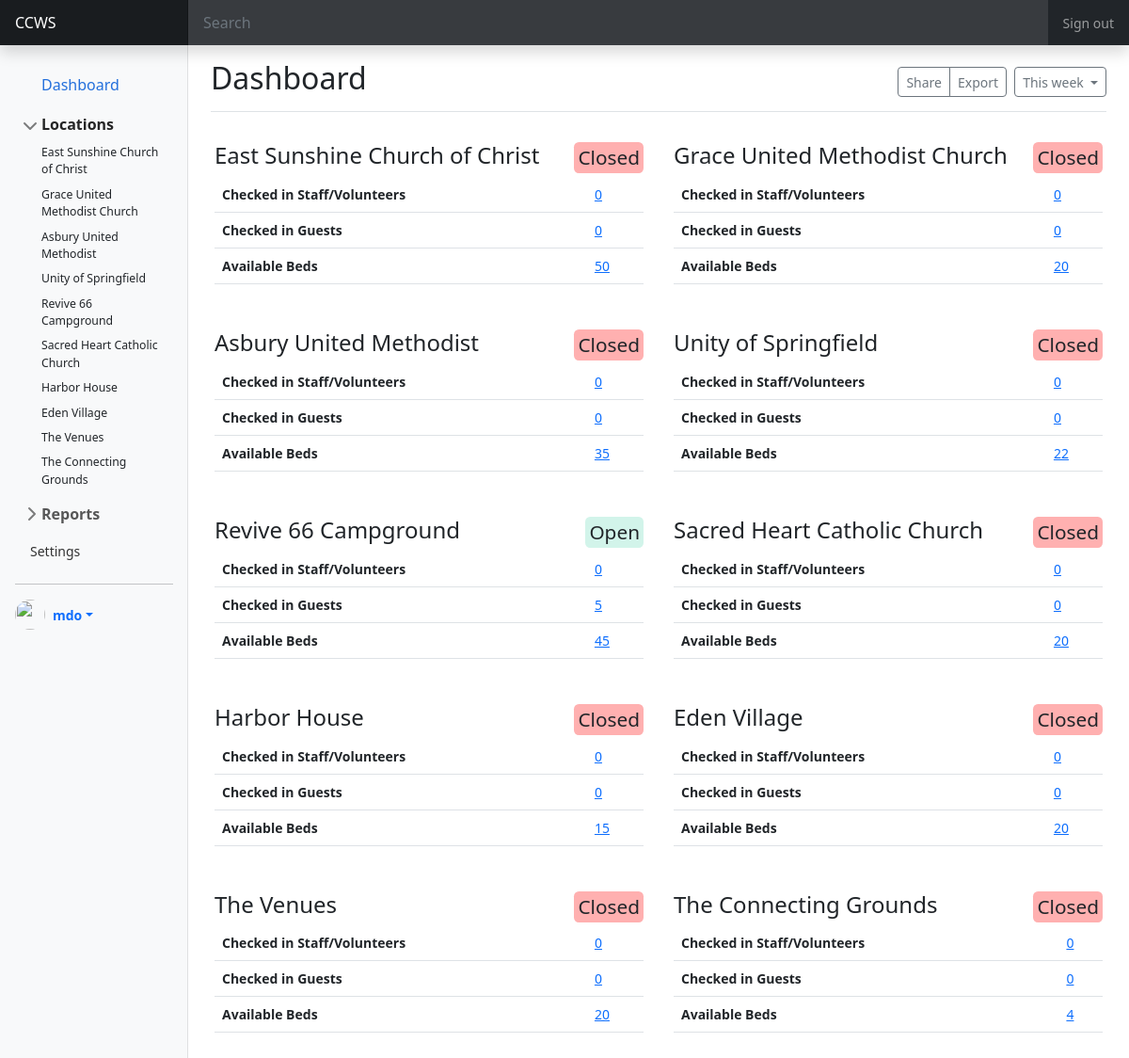
Page /admin/index.php on the earlier database version.
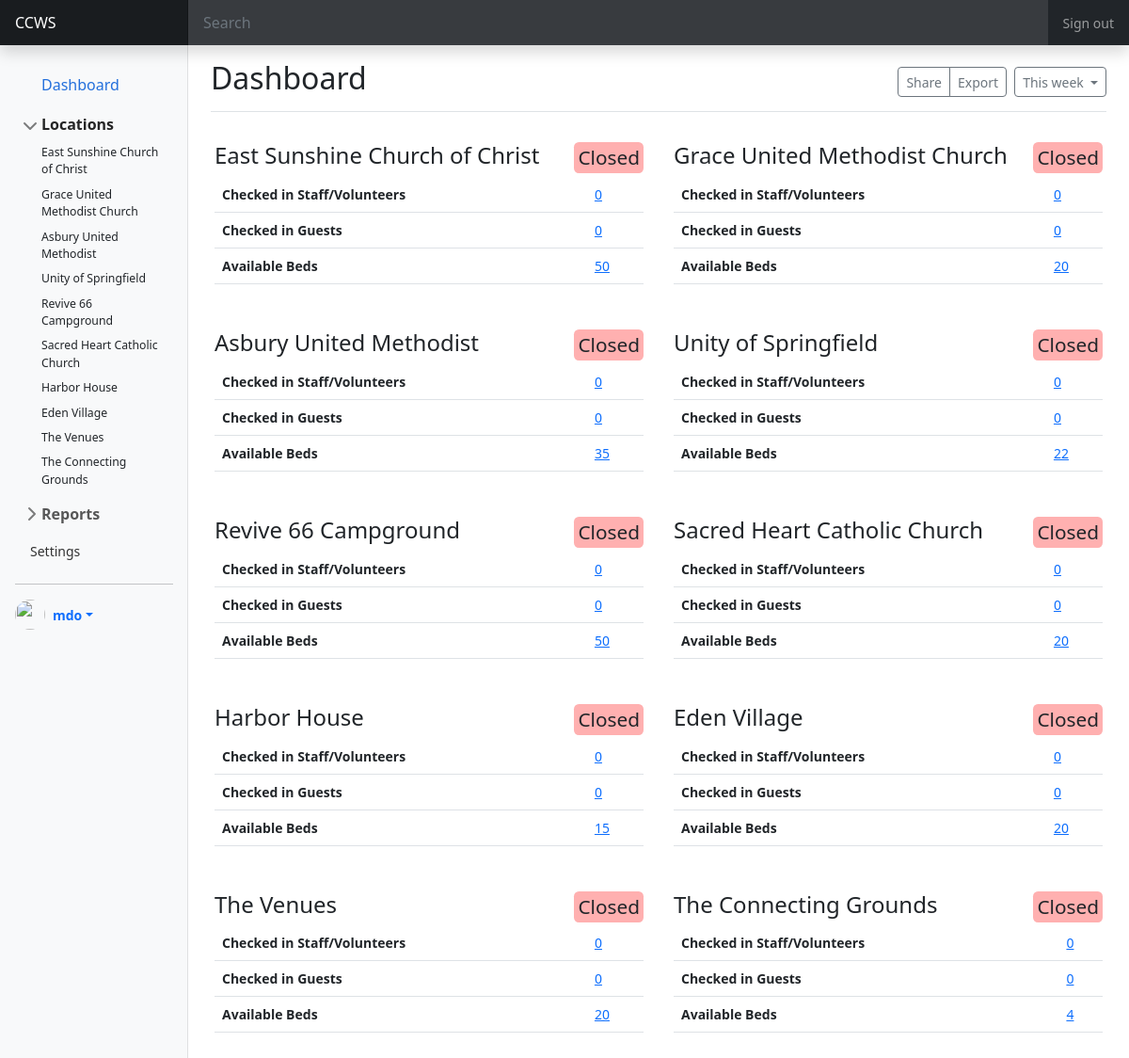
Same page on the later database version.
### tables this page shows
CREATE TABLE `location` (
  `loc_id` int(10) NOT NULL,
  `org_id` int(10) NOT NULL,
  `loc_name` varchar(250) DEFAULT NULL,
  `loc_address_street` varchar(250) DEFAULT NULL,
  `loc_address_street_2` varchar(250) DEFAULT NULL,
  `loc_address_city` varchar(250) DEFAULT NULL,
  `loc_address_state` varchar(2) DEFAULT NULL,
  `loc_serves` varchar(250) DEFAULT NULL,
  `loc_capacity` int(10) NOT NULL DEFAULT 0,
  `loc_status` tinyint(1) NOT NULL DEFAULT 0,
  `loc_op_date` date DEFAULT NULL,
  `loc_created` datetime NOT NULL DEFAULT current_timestamp(),
  `loc_created_by` int(10) DEFAULT NULL,
  `loc_modified` datetime NOT NULL DEFAULT current_timestamp() ON UPDATE current_timestamp(),
  `loc_modified_by` int(10) DEFAULT NULL
);

### model/functions.php (called while the page is built, shortened)
<?php
function getLayout($layout, $view, $data = NULL, $head = NULL, $extra = NULL){
    $css = (isset($extra["css"])) ? $extra["css"] : NULL;
    include "view/layout/". $layout . ".php";
}
?>

### model/classes/mysql.php (called while the page is built, shortened)
<?php
include_once dirname(__FILE__, 1) . DIRECTORY_SEPARATOR . 'location.php';
class Mysql extends Dbconfig
{
    public $conn;
    protected $databaseName;
    protected $hostName;
    protected $userName;
    protected $passCode;
    function __construct()
    {
        $this->conn = NULL;
        $dbPara = new Dbconfig();
        $this->databaseName = $dbPara->dbName;
        $this->hostName = $dbPara->serverName;
        $this->userName = $dbPara->userName;
        $this->passCode = $dbPara->passCode;
    }
    function connect()
    {
        $this->conn = new mysqli($this->hostName, $this->userName, $this->passCode, $this->databaseName);
    }
    function getLocations()
    {
        $locations = array();
        $this->sqlQuery = "SELECT loc_id, loc_name, loc_address_street, loc_address_street_2, loc_address_city, loc_address_state, loc_serves, loc_capacity, loc_status FROM location";
        $result = $this->conn->query($this->sqlQuery);
        while ($row = $result->fetch_assoc()) {
            $location = new Location($row['loc_id'], $row['loc_name'], $row['loc_address_street'], $row['loc_address_street_2'], $row['loc_address_city'], $row['loc_address_state'], NULL,  NULL,  $row['loc_serves'],  $row['loc_capacity'], $row['loc_status']);
            $locations[] = $location;
        }
        return $locations;
    }
    function getLocationsFull( $date)
    {
        $locationIds = array();
        $locations = self::getLocations();
        foreach ($locations as $location)
        {
            $locationIds[]=$location->getId();
        }
        $locationsFull = array();
        foreach ($locationIds as $id)
        {
            $this->sqlQuery = "SELECT loc_id, loc_name, loc_address_street, loc_address_street_2, loc_address_city, loc_address_state, loc_serves, loc_capacity, loc_status, loc_capacity-(SELECT count(usr_id) FROM guest_status WHERE loc_id = $id AND gs_op_date = '$date' AND gs_checkout IS NULL) AS loc_availability FROM location WHERE loc_id = $id";
            $result = $this->conn->query($this->sqlQuery);
            while ($row = $result->fetch_assoc()) {
                $location = new Location($row['loc_id'], $row['loc_name'], $row['loc_address_street'], $row['loc_address_street_2'], $row['loc_address_city'], $row['loc_address_state'], NULL,  NULL,  $row['loc_serves'],  $row['loc_capacity'], $row['loc_status']);
                $location->setAvailability($row['loc_availability']);
                $locationsFull[] = $location;
            }
        }
        return $locationsFull;
    }
}

### config/config.php (called while the page is built, shortened)
<?php
class Dbconfig {
    function __construct()
    {
        $this -> serverName = 'localhost';
        $this -> userName = 'root';
        $this -> passCode = '';
        $this -> dbName = 'ccws';
    }
}
?>

### model/classes/location.php (called while the page is built, shortened)
<?php
class Location
{
    private $id;
    private $name;
    private $capacity;
    private $status;
    private $availability;
    function __construct($id, $name, $address1, $address2, $address3, $address4, $phone=NULL, $email=NULL, $serves, $capacity, $status)
    {
        $this->id = $id;
        $this->name = $name;
        $this->capacity = $capacity;
        $this->status = $status;
    }
    function getId()
    {
        return $this->id;
    }
    function getName()
    {
        return $this->name;
    }
    function getCapacity()
    {
        return $this->capacity;
    }
    function getStatusString()
    {
        return ($this->status == 0) ?  "Closed" :  "Open";
    }
    function getAvailability()
    {
        return $this->availability;
    }
    function setAvailability($avail)
    {
        $this->availability = $avail;
    }
}

### admin/view/dashboard.php (the view, shortened to what this page needs)
<?php
$conn = new Mysql();
$date = '2022-11-15';
$locations = $conn->getLocationsFull( $date);
?>
<div class="d-flex justify-content-between flex-wrap flex-md-nowrap align-items-center pt-3 pb-2 mb-3 border-bottom">
  <h1 class="h2">Dashboard</h1>
  <div class="btn-toolbar mb-2 mb-md-0">
    <div class="btn-group me-2">
      <button type="button" class="btn btn-sm btn-outline-secondary">Share</button>
      <button type="button" class="btn btn-sm btn-outline-secondary">Export</button>
    </div>
    <button type="button" class="btn btn-sm btn-outline-secondary dropdown-toggle">
      This week
    </button>
  </div>
</div>
<div class="row">
  <?php foreach ($locations as $location) :
      $name = $location->getName();
      $id = $location->getId();
      $capacity = $location->getCapacity();
      $status = $location->getStatusString();
      $avail = $location->getAvailability();
      $occupancy = $capacity - $avail;
  ?>
  <div class="col-sm-6 p-3">
    <h1 class="h4"><?php echo $name; ?> <span class="status <?php echo $status; ?>"><?php echo $status; ?></span></h1>
    <table class="table">
      <tbody>
        <tr>
          <th scope="row">Checked in Staff/Volunteers</th>
          <td><a href="#">0</a></td>
        </tr>
        <tr>
          <th scope="row">Checked in Guests</th>
          <td><a href="?action=status&loc=<?php echo $id; ?>"><?php echo $occupancy; ?></a></td>
        </tr>
        <tr>
          <th scope="row">Available Beds</th>
          <td><a href="#"><?php echo $avail; ?></a></td>
        </tr>
      </tbody>
    </table>
  </div>
  <?php endforeach; ?>
</div>

### admin/index.php (shortened to what this page needs)
<?php
include_once 'model/functions.php';
$action = filter_input(INPUT_POST, 'action');
if ($action === NULL) {
    $action = filter_input(INPUT_GET, 'action');
    if ($action === NULL) {
        $action = 'dashboard';
    }
}
switch ($action) {
    default:
    getLayout('main', 'dashboard.php', NULL , ['title'=> 'Admin Dashboard'], ['css'=>'../css/admin.css']);
}

### admin/view/layout/main.php (shortened to what this page needs)
<!doctype html>
<html lang="en">
    <head>
        <link href="https://cdn.jsdelivr.net/npm/bootstrap@5.2.2/dist/css/bootstrap.min.css" rel="stylesheet">
        <link rel="stylesheet" href="https://cdn.jsdelivr.net/npm/bootstrap-icons@1.9.1/font/bootstrap-icons.css">
        <?php
        if ( isset($css )) {
            if(gettype($css)=="array")
            {
                foreach ($css as $link){
                    echo '<link href="'. $link .'" rel="stylesheet">
                    ';
                }
            }
            else {
                echo '<link href="'. $css .'" rel="stylesheet">';
            }
        }
        ?>
    </head>
    <body>
        <header class="navbar navbar-dark sticky-top bg-dark flex-md-nowrap p-0 shadow">
            <?php include 'view/partials/header.php' ?>
        </header>
        <div class="container-fluid">
            <div class="row">
            <?php include 'view/partials/sidebar.php' ?>
            <main class="col-md-9 ms-sm-auto col-lg-10 px-md-4">
                <?php include 'view/' . $content ; ?>
            </main>
            </div>
        </div>
    </body>
</html>

### admin/view/partials/header.php (shortened to what this page needs)
<a class="navbar-brand col-md-3 col-lg-2 me-0 px-3 fs-6" href="?action=dashboard">CCWS</a>
<input class="form-control form-control-dark w-100 rounded-0 border-0" type="text" placeholder="Search" aria-label="Search">
<div class="navbar-nav">
    <div class="nav-item text-nowrap">
    <a class="nav-link px-3" href="#">Sign out</a>
    </div>
</div>

### admin/view/partials/sidebar.php (shortened to what this page needs)
<?php
$conn = new Mysql();
$locations = $conn->getLocations();
?>
<nav id="sidebarMenu" class="col-md-3 col-lg-2 d-md-block bg-light sidebar collapse">
                <div class="position-sticky pt-3 sidebar-sticky d-flex flex-column p-3">
                    <ul class="nav flex-column">
                    <li class="nav-item">
                        <a class="nav-link btn active d-inline-flex align-items-center rounded border-0" aria-current="page" href="?action=dashboard">
                        <button class="btn active d-inline-flex align-items-center rounded border-0">
                        Dashboard
                        </button>
                        </a>
                    </li>
                    <li class="mb-1">
                        <button class="btn btn-toggle d-inline-flex align-items-center rounded border-0" data-bs-toggle="collapse" data-bs-target="#locations-collapse" aria-expanded="true">
                        Locations
                        </button>
                        <div class="collapse show" id="locations-collapse" style="">
                        <ul class="btn-toggle-nav list-unstyled fw-normal pb-1 small">
                            <?php foreach ($locations as $location) :
                                $name = $location->getName();
                                $id = $location->getId();
                            ?>
                            <li><a href="?action=location&loc=<?php echo $id; ?>" class="link-dark d-inline-flex text-decoration-none rounded"><?php echo $name; ?></a></li>
                            <?php endforeach; ?>
                        </ul>
                        </div>
                    </li>
                    <li class="mb-1">
                        <button class="btn btn-toggle d-inline-flex align-items-center rounded border-0" data-bs-toggle="collapse" data-bs-target="#reports-collapse" aria-expanded="false">
                        Reports
                        </button>
                    </li>
                    <li class="nav-item">
                        <a class="nav-link" href="#">
                        Settings
                        </a>
                    </li>
                    </ul>
                    <hr>
                    <div class="dropdown">
      <a href="#" class="d-flex align-items-center text-decoration-none dropdown-toggle" data-bs-toggle="dropdown" aria-expanded="false">
        <img src="https://github.com/mdo.png" alt="" width="32" height="32" class="rounded-circle me-2">
        <strong>mdo</strong>
      </a>
    </div>
                </div>
                </nav>

### css/admin.css (style rules this page uses)
body { font-size: .875rem; }
.sidebar { position: fixed; top: 0; bottom: 0; left: 0; z-index: 100; padding: 48px 0 0; box-shadow: inset -1px 0 0 rgba(0, 0, 0, .1); }
.sidebar-sticky { height: calc(100vh - 48px); overflow-x: hidden; overflow-y: auto; }
.sidebar .nav-link { font-weight: 500; color: #333; }
.sidebar .nav-link.active { color: #2470dc; }
.navbar-brand { padding-top: .75rem; padding-bottom: .75rem; background-color: rgba(0, 0, 0, .25); box-shadow: inset -1px 0 0 rgba(0, 0, 0, .25); }
.navbar .form-control { padding: .75rem 1rem; }
.form-control-dark { color: #fff; background-color: rgba(255, 255, 255, .1); border-color: rgba(255, 255, 255, .1); }
body { min-height: 100vh; min-height: -webkit-fill-available; }
html { height: -webkit-fill-available; }
main { height: 100vh; height: -webkit-fill-available; overflow-x: auto; overflow-y: hidden; }
.dropdown-toggle { outline: 0; }
.btn-toggle { padding: .25rem .5rem; font-weight: 600; color: rgba(0, 0, 0, .65); background-color: transparent; }
.btn-toggle::before { width: 1.25em; line-height: 0; transition: transform .35s ease; transform-origin: .5em 50%; }
.btn-toggle[aria-expanded="true"] { color: rgba(0, 0, 0, .85); }
.btn-toggle[aria-expanded="true"]::before { transform: rotate(90deg); }
.btn-toggle-nav a { padding: .1875rem .5rem; margin-top: .125rem; margin-left: 1.25rem; }
.status { font-size: 1.30rem; border-radius: 0.25em; padding: 0.25rem; box-sizing: border-box; float: right; margin-left: 1rem; }
.status.Closed { background: #ffb0b0; }
.status.Open { background: #d2f4ea; }

Differences in the rows shown:
changed location "Revive 66 Campground": loc_status "Open" → "Closed"; occupancy "5" → "0"; avail "45" → "50"
